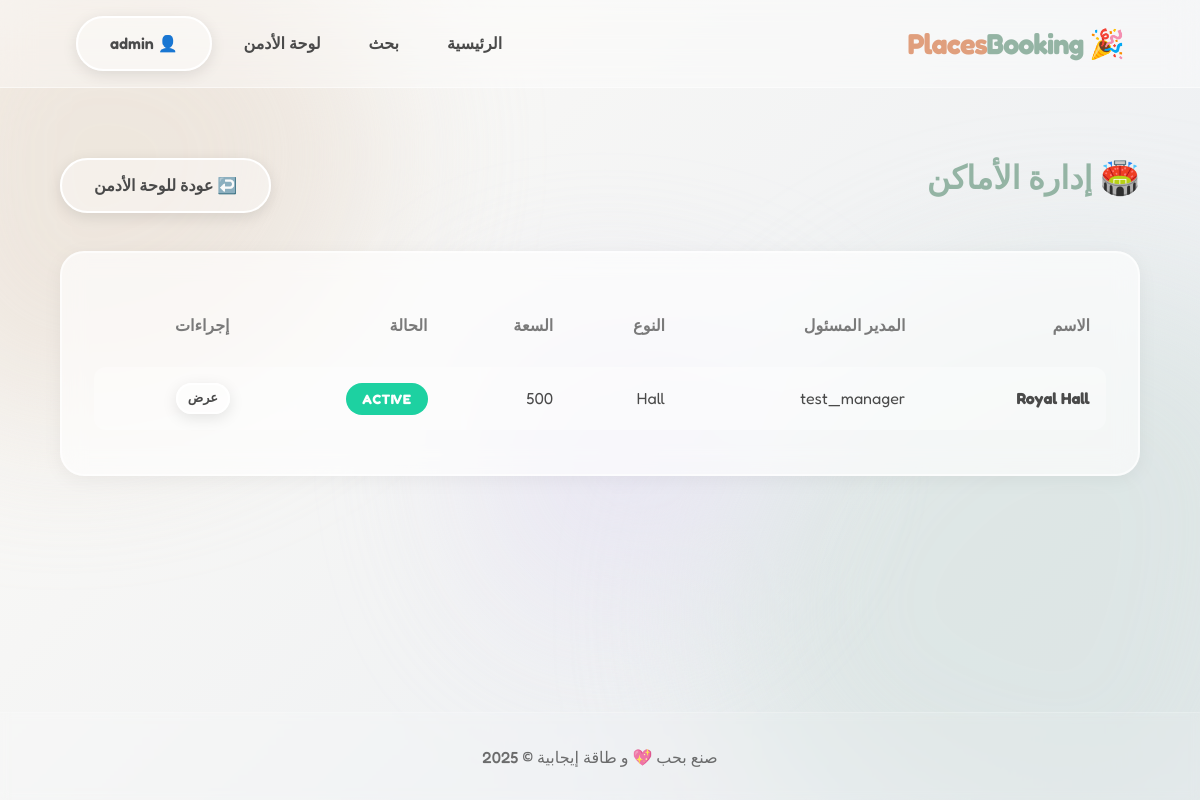
/users/admin/venues/ (signed in), run on an earlier commit of the app's database.
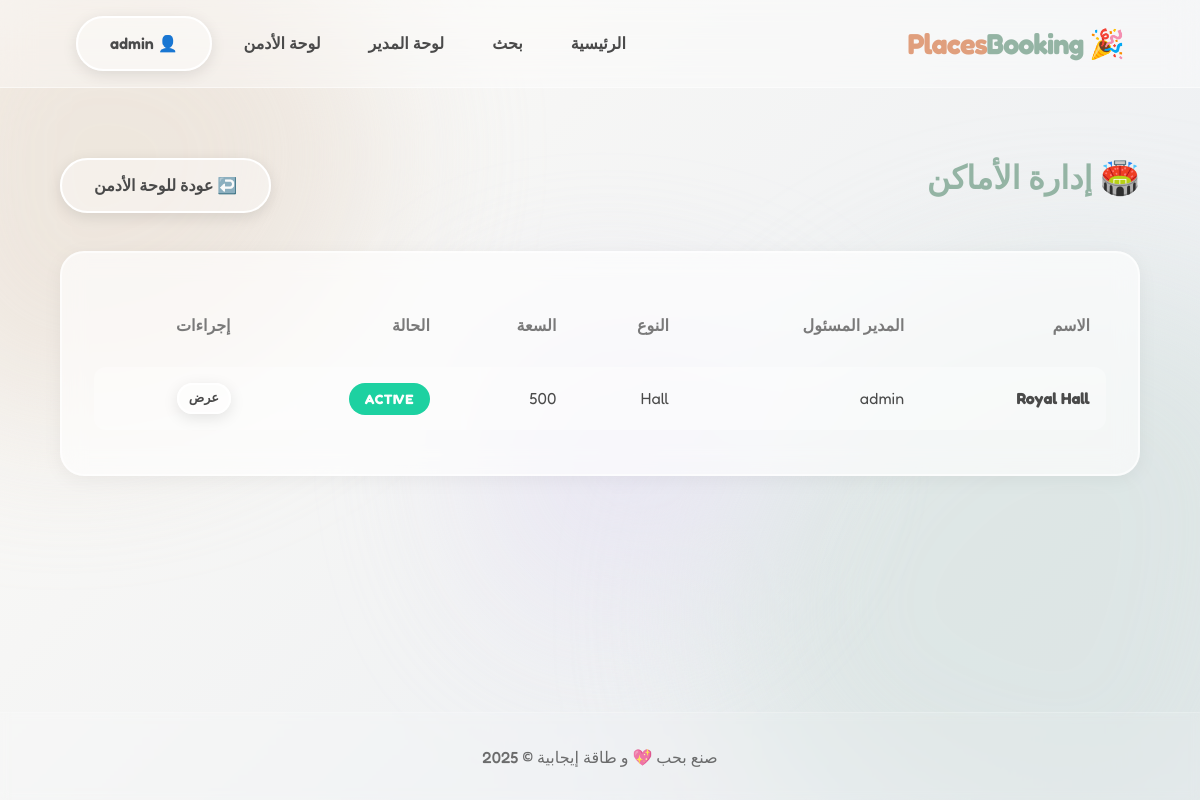
And on a later commit of the database.
### venues/models.py (models this page shows, shortened)
class Venue(models.Model):
    class VenueType(models.TextChoices):
        HALL = "HALL", _("Hall")
        CAFE = "CAFE", _("Cafe")
        RESTAURANT = "RESTAURANT", _("Restaurant")
        GARDEN = "GARDEN", _("Garden")
        ROOFTOP = "ROOFTOP", _("Rooftop")
        VILLA = "VILLA", _("Villa")
        OTHER = "OTHER", _("Other")
    class PricingMethod(models.TextChoices):
        PER_HOUR = "PER_HOUR", _("Per Hour")
        PER_DAY = "PER_DAY", _("Per Day")
        PER_PERIOD = "PER_PERIOD", _("Per Period")
        PER_TABLE = "PER_TABLE", _("Per Table")
    class Status(models.TextChoices):
        ACTIVE = "ACTIVE", _("Active")
        INACTIVE = "INACTIVE", _("Inactive")
        MAINTENANCE = "MAINTENANCE", _("Maintenance")
    manager = models.ForeignKey(settings.AUTH_USER_MODEL, on_delete=models.CASCADE, related_name="managed_venues")
    name = models.CharField(max_length=255)
    venue_type = models.CharField(max_length=50, choices=VenueType.choices)
    description = models.TextField()
    address = models.CharField(max_length=255)
    map_link = models.URLField(blank=True, null=True)
    capacity = models.PositiveIntegerField()
    pricing_method = models.CharField(max_length=50, choices=PricingMethod.choices)
    base_price = models.DecimalField(max_digits=10, decimal_places=2)
    status = models.CharField(max_length=50, choices=Status.choices, default=Status.ACTIVE)
    cancellation_policy = models.TextField(blank=True, help_text="Details about cancellation")
    created_at = models.DateTimeField(auto_now_add=True)
    updated_at = models.DateTimeField(auto_now=True)

### users/models.py (models this page shows, shortened)
class User(AbstractUser):
    class Role(models.TextChoices):
        ADMIN = "ADMIN", "Admin"
        MANAGER = "MANAGER", "Venue Manager"
        CUSTOMER = "CUSTOMER", "Customer"
    role = models.CharField(max_length=50, choices=Role.choices, default=Role.CUSTOMER)
    phone_number = models.CharField(max_length=20, blank=True, null=True)
    def is_manager(self):
         return self.role == self.Role.MANAGER

### users/views.py (the view)
# urls.py: path('admin/venues/', views.admin_venues_list, name='admin_venues_list'),
@login_required
@user_passes_test(is_admin)
def admin_venues_list(request):
    venues = Venue.objects.all().order_by('-created_at')
    return render(request, 'users/admin_venues.html', {'venues': venues})

### users/views.py (called while the page is built)
def is_admin(user):
    return user.role == User.Role.ADMIN or user.is_superuser

### templates/users/admin_venues.html
{% extends 'base.html' %}
{% block content %}
<div class="container" style="padding: 4rem 0;">
    <div style="display: flex; justify-content: space-between; align-items: center; margin-bottom: 2rem;">
        <h1 style="color: var(--color-secondary);">🏟️ إدارة الأماكن</h1>
        <a href="{% url 'admin_dashboard' %}" class="btn btn-glass">↩️ عودة للوحة الأدمن</a>
    </div>
    <div class="glass-card" style="padding: 2rem; overflow-x: auto;">
        <table style="width: 100%; border-collapse: separate; border-spacing: 0 0.8rem;">
            <thead>
                <tr style="text-align: right; color: var(--color-text-light);">
                    <th style="padding: 1rem;">الاسم</th>
                    <th style="padding: 1rem;">المدير المسئول</th>
                    <th style="padding: 1rem;">النوع</th>
                    <th style="padding: 1rem;">السعة</th>
                    <th style="padding: 1rem;">الحالة</th>
                    <th style="padding: 1rem;">إجراءات</th>
                </tr>
            </thead>
            <tbody>
                {% for venue in venues %}
                <tr style="background: rgba(255,255,255,0.3);">
                    <td
                        style="padding: 1rem; border-top-right-radius: 12px; border-bottom-right-radius: 12px; font-weight: bold;">
                        <a href="{% url 'venue_detail' venue.pk %}">{{ venue.name }}</a>
                    </td>
                    <td style="padding: 1rem;">{{ venue.manager.username }}</td>
                    <td style="padding: 1rem;">{{ venue.get_venue_type_display }}</td>
                    <td style="padding: 1rem;">{{ venue.capacity }}</td>
                    <td style="padding: 1rem;">
                        <span class="badge
                            {% if venue.status == 'ACTIVE' %}badge-success
                            {% elif venue.status == 'INACTIVE' %}badge-danger
                            {% else %}badge-warning{% endif %}">
                            {{ venue.get_status_display }}
                        </span>
                    </td>
                    <td style="padding: 1rem; border-top-left-radius: 12px; border-bottom-left-radius: 12px;">
                        <a href="{% url 'venue_detail' venue.pk %}" class="btn btn-glass"
                            style="font-size: 0.8rem; padding: 0.2rem 0.6rem;">عرض</a>
                    </td>
                </tr>
                {% endfor %}
            </tbody>
        </table>
    </div>
</div>
{% endblock %}

### templates/base.html (shortened to what this page needs)
{% load static %}
<!DOCTYPE html>
<html lang="ar" dir="rtl">
<head>
    <link rel="stylesheet" href="{% static 'css/style.css' %}">
</head>
<body>
    <div class="blobs-container">
        <div class="blob blob-1"></div>
        <div class="blob blob-2"></div>
        <div class="blob blob-3"></div>
    </div>
    <nav class="glass-nav">
        <div class="container" style="display: flex; justify-content: space-between; align-items: center;">
            <a href="{% url 'home' %}"
                style="font-size: 1.8rem; font-weight: 700; color: var(--color-primary); letter-spacing: -1px;">
                🎉 Places<span style="color: var(--color-secondary);">Booking</span>
            </a>
            <div style="display: flex; gap: 1rem; align-items: center;">
                <a href="{% url 'home' %}" class="nav-link">الرئيسية</a>
                <a href="{% url 'search' %}" class="nav-link">بحث</a>
                {% if user.is_authenticated %}
                {% if user.is_manager %}
                <a href="{% url 'manager_dashboard' %}" class="nav-link">لوحة المدير</a>
                {% endif %}
                {% if user.is_superuser %}
                <a href="{% url 'admin_dashboard' %}" class="nav-link">لوحة الأدمن</a>
                {% endif %}
                <a href="{% url 'customer_dashboard' %}" class="btn btn-glass">
                    👤 {{ user.username }}
                </a>
                {% else %}
                <a href="/accounts/login/" class="nav-link">دخول</a>
                <a href="/accounts/signup/" class="btn btn-primary">حساب جديد</a>
                {% endif %}
            </div>
        </div>
    </nav>
    <main style="min-height: 70vh;">
        {% block content %}{% endblock %}
    </main>
    <footer class="glass-footer">
        <div class="container">
            <p style="opacity: 0.8; font-weight: 500;">
                صنع بحب 💖 و طاقة إيجابية &copy; {% now "Y" %}
            </p>
        </div>
    </footer>
</body>
</html>

What changed in the data, as far as the page shows it:
changed User "admin": role "CUSTOMER" → "MANAGER" (drawn)
changed Venue "Royal Hall": manager.username "test_manager" → "admin"
Also different on the page:
text now shown: "لوحة المدير"
